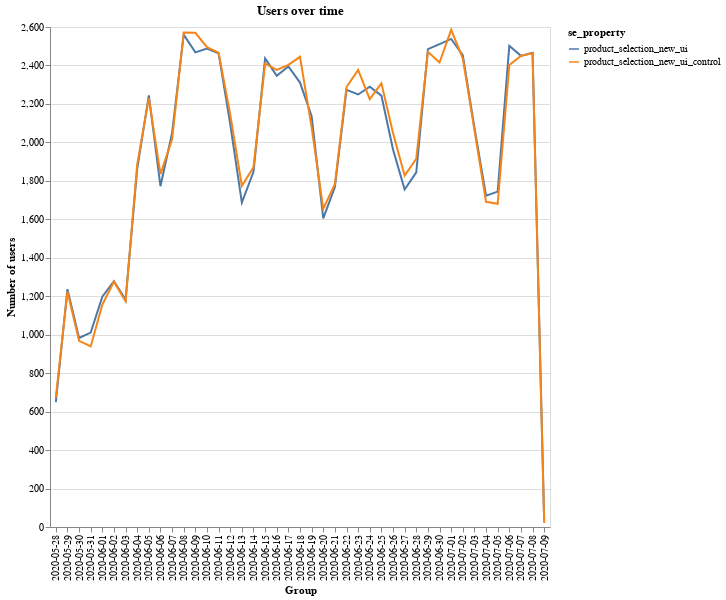

This figure's notebook cell:
### Code cell
df = pd.read_csv("product_selection.csv")

df = df.groupby(["se_property", "created"])["user_id"].agg("nunique").reset_index()
df["created"] = df["created"].astype(str)

alt.Chart(df).mark_line().encode(
    x=alt.X("created:N", axis=alt.Axis(title="Group")),
    y=alt.Y("user_id:Q", axis=alt.Axis(title="Number of users")),
    color="se_property",
).properties(width=500, height=500, title="Users over time")

### Figure 1 — Vega-Lite specification as saved in the notebook (floating-point values rounded to 4 significant figures)
{"config": {"view": {"continuousWidth": 400, "continuousHeight": 300}}, "data": {"name": "data-5f64f5e0c5669954f56cadf326fe7cd5"}, "mark": "line", "encoding": {"color": {"type": "nominal", "field": "se_property"}, "x": {"type": "nominal", "axis": {"title": "Group"}, "field": "created"}, "y": {"type": "quantitative", "axis": {"title": "Number of users"}, "field": "user_id"}}, "height": 500, "title": "Users over time", "width": 500, "$schema": "https://vega.github.io/schema/vega-lite/v4.0.2.json", "datasets": {"data-5f64f5e0c5669954f56cadf326fe7cd5": [{"se_property": "product_selection_new_ui", "created": "2020-05-28", "user_id": 649}, {"se_property": "product_selection_new_ui", "created": "2020-05-29", "user_id": 1237}, {"se_property": "product_selection_new_ui", "created": "2020-05-30", "user_id": 983}, {"se_property": "product_selection_new_ui", "created": "2020-05-31", "user_id": 1011}, {"se_property": "product_selection_new_ui", "created": "2020-06-01", "user_id": 1198}, {"se_property": "product_selection_new_ui", "created": "2020-06-02", "user_id": 1278}, {"se_property": "product_selection_new_ui", "created": "2020-06-03", "user_id": 1183}, {"se_property": "product_selection_new_ui", "created": "2020-06-04", "user_id": 1862}, {"se_property": "product_selection_new_ui", "created": "2020-06-05", "user_id": 2244}, {"se_property": "product_selection_new_ui", "created": "2020-06-06", "user_id": 1772}, {"se_property": "product_selection_new_ui", "created": "2020-06-07", "user_id": 2049}, {"se_property": "product_selection_new_ui", "created": "2020-06-08", "user_id": 2560}, {"se_property": "product_selection_new_ui", "created": "2020-06-09", "user_id": 2468}, {"se_property": "product_selection_new_ui", "created": "2020-06-10", "user_id": 2488}, {"se_property": "product_selection_new_ui", "created": "2020-06-11", "user_id": 2463}, {"se_property": "product_selection_new_ui", "created": "2020-06-12", "user_id": 2095}, {"se_property": "product_selection_new_ui", "created": "2020-06-13", "user_id": 1687}, {"se_property": "product_selection_new_ui", "created": "2020-06-14", "user_id": 1847}, {"se_property": "product_selection_new_ui", "created": "2020-06-15", "user_id": 2437}, {"se_property": "product_selection_new_ui", "created": "2020-06-16", "user_id": 2346}, {"se_property": "product_selection_new_ui", "created": "2020-06-17", "user_id": 2395}, {"se_property": "product_selection_new_ui", "created": "2020-06-18", "user_id": 2311}, {"se_property": "product_selection_new_ui", "created": "2020-06-19", "user_id": 2136}, {"se_property": "product_selection_new_ui", "created": "2020-06-20", "user_id": 1605}, {"se_property": "product_selection_new_ui", "created": "2020-06-21", "user_id": 1768}, {"se_property": "product_selection_new_ui", "created": "2020-06-22", "user_id": 2273}, {"se_property": "product_selection_new_ui", "created": "2020-06-23", "user_id": 2249}, {"se_property": "product_selection_new_ui", "created": "2020-06-24", "user_id": 2290}, {"se_property": "product_selection_new_ui", "created": "2020-06-25", "user_id": 2243}, {"se_property": "product_selection_new_ui", "created": "2020-06-26", "user_id": 1963}, {"se_property": "product_selection_new_ui", "created": "2020-06-27", "user_id": 1755}, {"se_property": "product_selection_new_ui", "created": "2020-06-28", "user_id": 1844}, {"se_property": "product_selection_new_ui", "created": "2020-06-29", "user_id": 2485}, {"se_property": "product_selection_new_ui", "created": "2020-06-30", "user_id": 2511}, {"se_property": "product_selection_new_ui", "created": "2020-07-01", "user_id": 2538}, {"se_property": "product_selection_new_ui", "created": "2020-07-02", "user_id": 2454}, {"se_property": "product_selection_new_ui", "created": "2020-07-03", "user_id": 2077}, {"se_property": "product_selection_new_ui", "created": "2020-07-04", "user_id": 1723}, {"se_property": "product_selection_new_ui", "created": "2020-07-05", "user_id": 1744}, {"se_property": "product_selection_new_ui", "created": "2020-07-06", "user_id": 2502}, {"se_property": "product_selection_new_ui", "created": "2020-07-07", "user_id": 2450}, {"se_property": "product_selection_new_ui", "created": "2020-07-08", "user_id": 2466}, {"se_property": "product_selection_new_ui", "created": "2020-07-09", "user_id": 35}, {"se_property": "product_selection_new_ui_control", "created": "2020-05-28", "user_id": 673}, {"se_property": "product_selection_new_ui_control", "created": "2020-05-29", "user_id": 1223}, {"se_property": "product_selection_new_ui_control", "created": "2020-05-30", "user_id": 968}, {"se_property": "product_selection_new_ui_control", "created": "2020-05-31", "user_id": 939}, {"se_property": "product_selection_new_ui_control", "created": "2020-06-01", "user_id": 1156}, {"se_property": "product_selection_new_ui_control", "created": "2020-06-02", "user_id": 1276}, {"se_property": "product_selection_new_ui_control", "created": "2020-06-03", "user_id": 1174}, {"se_property": "product_selection_new_ui_control", "created": "2020-06-04", "user_id": 1886}, {"se_property": "product_selection_new_ui_control", "created": "2020-06-05", "user_id": 2230}, {"se_property": "product_selection_new_ui_control", "created": "2020-06-06", "user_id": 1835}, {"se_property": "product_selection_new_ui_control", "created": "2020-06-07", "user_id": 2016}, {"se_property": "product_selection_new_ui_control", "created": "2020-06-08", "user_id": 2571}, {"se_property": "product_selection_new_ui_control", "created": "2020-06-09", "user_id": 2570}, {"se_property": "product_selection_new_ui_control", "created": "2020-06-10", "user_id": 2495}, {"se_property": "product_selection_new_ui_control", "created": "2020-06-11", "user_id": 2467}, {"se_property": "product_selection_new_ui_control", "created": "2020-06-12", "user_id": 2146}, {"se_property": "product_selection_new_ui_control", "created": "2020-06-13", "user_id": 1774}, {"se_property": "product_selection_new_ui_control", "created": "2020-06-14", "user_id": 1871}, {"se_property": "product_selection_new_ui_control", "created": "2020-06-15", "user_id": 2410}, {"se_property": "product_selection_new_ui_control", "created": "2020-06-16", "user_id": 2377}, {"se_property": "product_selection_new_ui_control", "created": "2020-06-17", "user_id": 2403}, {"se_property": "product_selection_new_ui_control", "created": "2020-06-18", "user_id": 2445}, {"se_property": "product_selection_new_ui_control", "created": "2020-06-19", "user_id": 2078}, {"se_property": "product_selection_new_ui_control", "created": "2020-06-20", "user_id": 1655}, {"se_property": "product_selection_new_ui_control", "created": "2020-06-21", "user_id": 1783}, {"se_property": "product_selection_new_ui_control", "created": "2020-06-22", "user_id": 2288}, {"se_property": "product_selection_new_ui_control", "created": "2020-06-23", "user_id": 2377}, {"se_property": "product_selection_new_ui_control", "created": "2020-06-24", "user_id": 2225}, {"se_property": "product_selection_new_ui_control", "created": "2020-06-25", "user_id": 2307}, {"se_property": "product_selection_new_ui_control", "created": "2020-06-26", "user_id": 2049}, {"se_property": "product_selection_new_ui_control", "created": "2020-06-27", "user_id": 1827}, {"se_property": "product_selection_new_ui_control", "created": "2020-06-28", "user_id": 1915}, {"se_property": "product_selection_new_ui_control", "created": "2020-06-29", "user_id": 2471}, {"se_property": "product_selection_new_ui_control", "created": "2020-06-30", "user_id": 2415}, {"se_property": "product_selection_new_ui_control", "created": "2020-07-01", "user_id": 2585}, {"se_property": "product_selection_new_ui_control", "created": "2020-07-02", "user_id": 2437}, {"se_property": "product_selection_new_ui_control", "created": "2020-07-03", "user_id": 2065}, {"se_property": "product_selection_new_ui_control", "created": "2020-07-04", "user_id": 1691}, {"se_property": "product_selection_new_ui_control", "created": "2020-07-05", "user_id": 1681}, {"se_property": "product_selection_new_ui_control", "created": "2020-07-06", "user_id": 2402}, {"se_property": "product_selection_new_ui_control", "created": "2020-07-07", "user_id": 2450}, {"se_property": "product_selection_new_ui_control", "created": "2020-07-08", "user_id": 2463}, {"se_property": "product_selection_new_ui_control", "created": "2020-07-09", "user_id": 21}]}}
